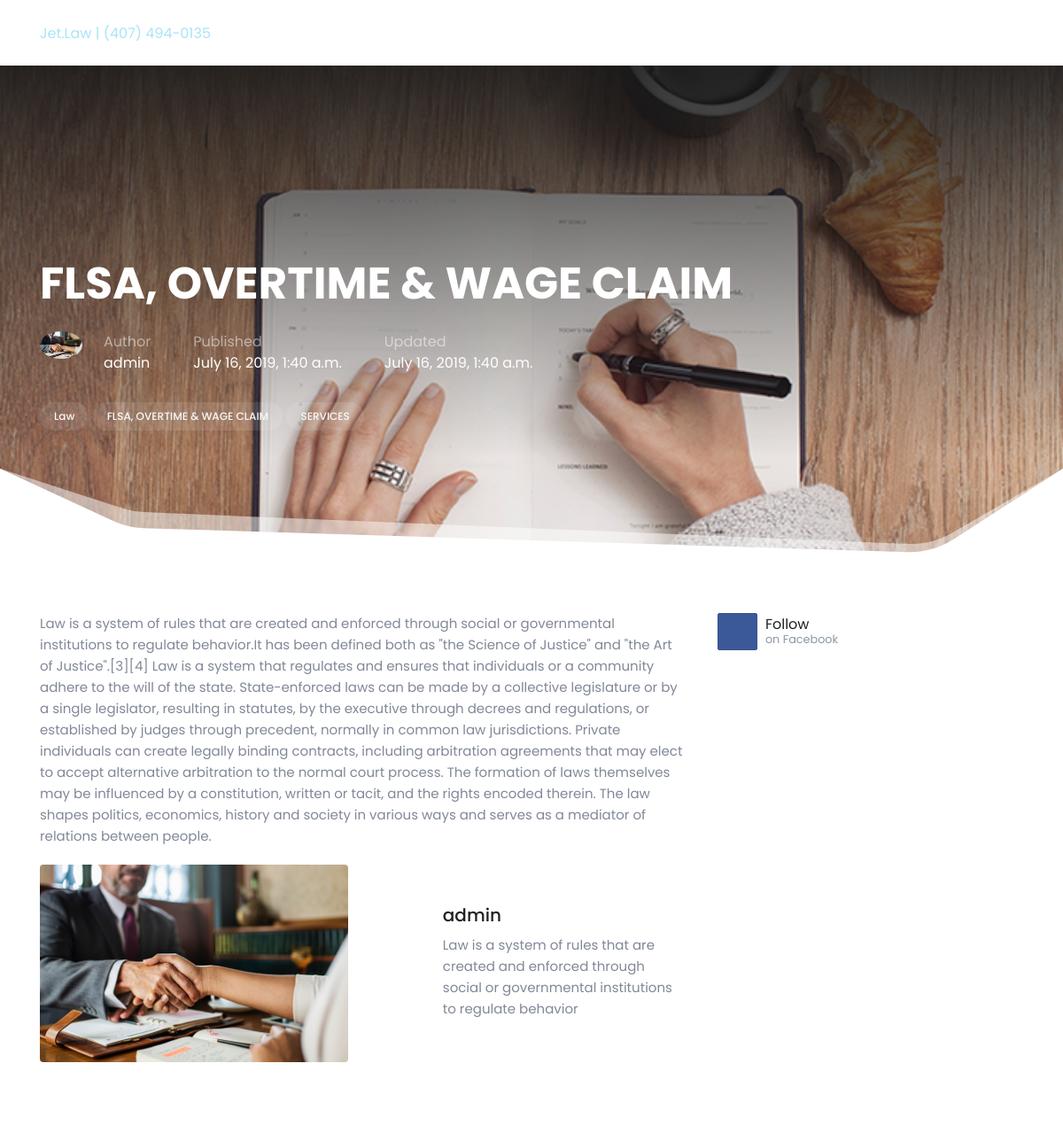
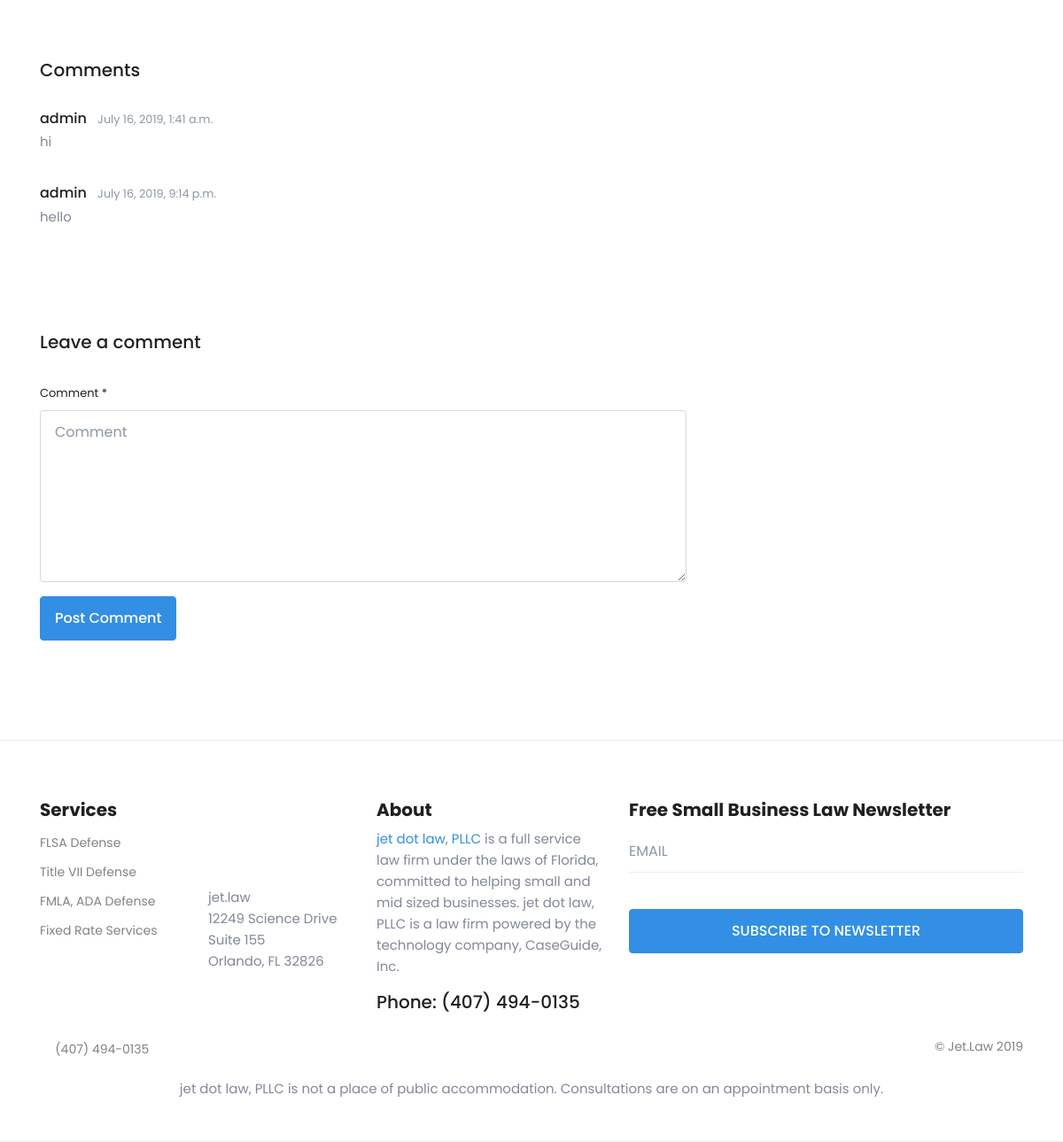
Page /blog_detail/flsa-overtime-wage-claim/ on the committed database (2 pictures, top to bottom).
### blogs/models.py (models this page shows, shortened)
class BaseModel(models.Model):
    created_at = models.DateTimeField(auto_now_add=True)
    updated_at = models.DateTimeField(auto_now=True)
    is_active = models.BooleanField(default=True)
    class Meta:
        abstract = True

class Blog(BaseModel):
    title = models.CharField(max_length=255)
    short_description = models.CharField(max_length=255, default='')
    content = HTMLField(null=True, blank=True)
    published_at = models.DateTimeField(auto_now_add=True)
    user = models.ForeignKey(settings.AUTH_USER_MODEL, on_delete=models.CASCADE)
    tags = models.ManyToManyField(Tag)
    slug = AutoSlugField(null=True, default=None, unique=True, populate_from='title')
    image = models.ImageField(null=True, blank=True)
    banner = models.ImageField(null=True, blank=True)

class Tag(BaseModel):
    title = models.CharField(max_length=255)
    def __str__(self):
        return self.title

class Comment(BaseModel):
    user = models.ForeignKey(settings.AUTH_USER_MODEL, on_delete=models.CASCADE)
    blog = models.ForeignKey(Blog, on_delete=models.CASCADE)
    content = models.TextField()
    def __str__(self):
        return self.content

### accounts/models.py (models this page shows, shortened)
class User(AbstractUser):
    first_name = models.CharField(max_length=150)
    last_name = models.CharField(max_length=150)
    profile_picture = models.ImageField(upload_to='profile-pictures/', blank=True)
    email = models.EmailField(unique=True, max_length=75)
    phone = models.CharField(blank=True, default=None, null=True, max_length=11)
    address = models.CharField(null=True, default=None, max_length=150, blank=True)
    username = models.CharField(null=True, max_length=150, default=None, blank=True)
    company_name = models.CharField(max_length=200, default='')
    position_company = models.CharField(max_length=200, default='')
    created_at = models.DateTimeField(auto_now_add=True)
    updated_at = models.DateTimeField(auto_now=True)
    subscription = models.BooleanField(default=False)
    USERNAME_FIELD = 'email'
    REQUIRED_FIELDS = ['username']

### blogs/views.py (the view, shortened to what this page needs)
# urls.py: url(r'^blog_detail/(?P<slug>[-\w\d]+)/$', views.BlogDetailView.as_view(), name='blog-detail'),
class BlogDetailView(TemplateView):
    template_name = 'blog_detail.html'
    def get(self, request, slug):
        print(slug)
        blog = Blog.objects.get(is_active=True, slug=slug)
        comments = Comment.objects.filter(blog=blog)
        print(comments)
        return render(request, self.template_name, {'blog': blog, 'comments': comments})

### mysite/templates/blog_detail.html (shortened to what this page needs)
{% extends 'base.html' %}
{% load static %}
{% block content %}
    <main class="main-content">
        <section data-scrim-top="9" class="bg-img m-gab-4-top m-gab-3-bottom"
                 style="background-image:url({% if blog.banner %} {{ blog.banner.url }} {% else %} {% static  'img/hero/h18.jpg' %} {% endif %});">
            <div class="container">
                <div class="row">
                    <div class="col-md-12">
                        <div class="clearfix pb-1 mt-3">
                            <h2 class="text-white font-weight-bold fs-50">
                                {{ blog.title }}
                            </h2>
                            <div class="d-flex align-items-center mb-5 mt-4">
                                <div class="avatar mr-4">
                                    <img class="img-fluid rounded-circle" src="{% if blog.image %} {{ blog.image.url }} {% else %}{{ "" }} %} {% endif %}"
                                         alt="Image Description">
                                </div>
                                <div class="mr-7">
                                    <div class="text-white-50">Author</div>
                                    <a href="#" class="underline text-white" tabindex="0">{{ blog.user.username }}</a>
                                </div>
                                <div class="mr-7">
                                    <div class="text-white-50">Published</div>
                                    <a href="#" class="underline text-white" tabindex="0">{{ blog.published_at }}</a>
                                </div>
                                <div class="">
                                    <div class="text-white-50">Updated</div>
                                    <a href="#" class="underline text-white" tabindex="0">{{ blog.updated_at }}</a>
                                </div>
                            </div>
                            <div>
                                {% for tag in blog.tags.all %}
                                    <a href="#" class="label label--sm label--light mb-2">{{ tag }}</a>
                                {% endfor %}
                            </div>
                        </div>
                    </div>
                </div>
            </div>
            <div class="oval-divider--bottom oval-divider--10"></div>
        </section>
        <section id="read-all" class="section pt-9">
            <div class="container">
                <div class="row">
                    <div class="col-lg-8">
                        <p>
                            {{ blog.content  }}
                        <div style="width: 348px;margin: 5px 30px 5px 0;" class="float-left">
                            <img class="mb-2 rounded" src="{% if blog.image %} {{ blog.image.url }} {% else %}{{ "" }} %} {% endif %}" alt="">
                        </div>
                        <div class="clearfix mt-9 mb-9">
                            <div class="media mb-4">
                                <div class="media-body">
                                    <a class="text-dark anim-link-2 clearfix h5" href="#">{{ blog.user.username }}</a>
                                    <p class="mt-2">
                                        {{ blog.short_description }}
                                    </p>
                                    <div class="social social-brand">
                                        <a target="_blank" class="social-facebook" href="https://www.facebook.com/thejet.law/"><i class="fab fa-facebook"></i></a>
                                    </div>
                                </div>
                            </div>
                        </div>
                        <div id="comments" class="clearfix mb-9 pt-9">
                            <h3 class="h5 mb-3">Comments</h3>
                            <ul class="media-list m-0 p-0">
                                {% for comment in comments %}
                                    <li class="media mt-5">
                                        <div class="media-body">
                                            <h4 class="h6 mb-1">{{ comment.user.username }} <span
                                                    class="small ml-2 text-muted">{{ comment.created_at }}</span></h4>
                                            <p class="mb-1">
                                                {{ comment.content }}
                                            </p>
                                        </div>
                                    </li>
                                {% endfor %}
                            </ul>
                        </div>
                        <div class="clearfix pt-7 mb-6 mb-lg-0">
                            <h3 class="h5 mb-5">Leave a comment</h3>
                            <form action="{% url 'blogs:blog-comment' slug=blog.slug %}" method="post">
                                <div class="form-group">
                                    <div class="row">
                                        <div class="col-sm-12">
                                            <label>Comment <span class="required">*</span></label>
                                            <textarea name="comment" id="comment" maxlength="5000" rows="7"
                                                      placeholder="Comment" class="form-control"></textarea>
                                        </div>
                                    </div>
                                </div>
                                <div class="row">
                                    <div class="col-sm-12">
                                        <button name="submit" type="submit" id="Button1"
                                                class="btn btn-primary transition-hover">Post Comment
                                        </button>
                                    </div>
                                </div>
                            </form>
                        </div>
                    </div>
                    <div class="col-lg-4">
                        <div class="mb-9">
                            <div class="clearfix d-flex">
                                <div class="media align-items-center w-50">
                                    <div class="mr-1">
                                        <a target="_blank" href="https://www.facebook.com/thejet.law/" class="btn btn-facebook btn-sm pl-3 pr-3"><i
                                                class="fab fa-facebook"></i></a>
                                    </div>
                                    <div class="media-body line-height-1">
                                        <a class="text-dark clearfix" target="_blank" href="https://www.facebook.com/thejet.law/">Follow</a>
                                        <span class="time small text-muted">on Facebook</span>
                                    </div>
                                </div>
                            </div>
                        </div>
                    </div>
                </div>
            </div>
        </section>
    </main>
{% endblock %}

### rows in the picture
Blog: banner (picture), title "FLSA, OVERTIME & WAGE CLAIM", image (picture), user.username "admin", published_at "July 16, 2019, 1:40 a.m.", updated_at "July 16, 2019, 1:40 a.m.", content "Law is a system of rules that are created and enforced through social or governmental institutions to regulate behavior.It has been defined both as \"the Science of Justice\" and \"the Art of Justice\".[3][4] Law is a system that regulates and ensures that individuals or a community adhere to the will of the state. State-enforced laws can be made by a collective legislature or by a single legislator, resulting in statutes, by the executive through decrees and regulations, or established by judges through precedent, normally in common law jurisdictions. Private individuals can create legally binding contracts, including arbitration agreements that may elect to accept alternative arbitration to…", short_description "Law is a system of rules that are created and enforced through social or governmental institutions to regulate behavior"
Tag: title "Law"
Tag: title "FLSA, OVERTIME & WAGE CLAIM"
Tag: title "SERVICES"
Comment: user.username "admin", created_at "July 16, 2019, 1:41 a.m.", content "hi"
Comment: user.username "admin", created_at "July 16, 2019, 9:14 p.m.", content "hello"
